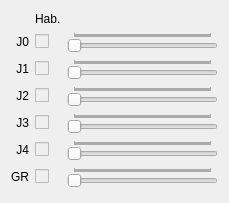
     <widget class="QWidget" name="layoutWidget">
      <property name="geometry">
       <rect>
        <x>0</x>
        <y>21</y>
        <width>229</width>
        <height>203</height>
       </rect>
      </property>
      <layout class="QGridLayout" name="layoutChkESlider">
       <item row="4" column="0">
        <widget class="QLabel" name="lblJ2">
         <property name="text">
          <string>J2</string>
         </property>
         <property name="alignment">
          <set>Qt::AlignRight|Qt::AlignTrailing|Qt::AlignVCenter</set>
         </property>
        </widget>
       </item>
       <item row="2" column="1">
        <widget class="QCheckBox" name="chkJ0">
         <property name="enabled">
          <bool>false</bool>
         </property>
         <property name="text">
          <string/>
         </property>
        </widget>
       </item>
       <item row="4" column="1">
        <widget class="QCheckBox" name="chkJ2">
         <property name="enabled">
          <bool>false</bool>
         </property>
         <property name="text">
          <string/>
         </property>
        </widget>
       </item>
       <item row="3" column="1">
        <widget class="QCheckBox" name="chkJ1">
         <property name="enabled">
          <bool>false</bool>
         </property>
         <property name="text">
          <string/>
         </property>
        </widget>
       </item>
       <item row="3" column="0">
        <widget class="QLabel" name="lblJ1">
         <property name="text">
          <string>J1</string>
         </property>
         <property name="alignment">
          <set>Qt::AlignRight|Qt::AlignTrailing|Qt::AlignVCenter</set>
         </property>
        </widget>
       </item>
       <item row="2" column="0">
        <widget class="QLabel" name="lblJ0">
         <property name="text">
          <string>J0</string>
         </property>
         <property name="alignment">
          <set>Qt::AlignRight|Qt::AlignTrailing|Qt::AlignVCenter</set>
         </property>
        </widget>
       </item>
       <item row="2" column="2">
        <widget class="QSlider" name="sliderJ0">
         <property name="enabled">
          <bool>false</bool>
         </property>
         <property name="maximum">
          <number>9999</number>
         </property>
         <property name="orientation">
          <enum>Qt::Horizontal</enum>
         </property>
         <property name="invertedAppearance">
          <bool>false</bool>
         </property>
         <property name="tickPosition">
          <enum>QSlider::TicksAbove</enum>
         </property>
         <property name="tickInterval">
          <number>25</number>
         </property>
        </widget>
       </item>
       <item row="3" column="2">
        <widget class="QSlider" name="sliderJ1">
         <property name="enabled">
          <bool>false</bool>
         </property>
         <property name="maximum">
          <number>9999</number>
         </property>
         <property name="orientation">
          <enum>Qt::Horizontal</enum>
         </property>
         <property name="tickPosition">
          <enum>QSlider::TicksAbove</enum>
         </property>
         <property name="tickInterval">
          <number>25</number>
         </property>
        </widget>
       </item>
       <item row="4" column="2">
        <widget class="QSlider" name="sliderJ2">
         <property name="enabled">
          <bool>false</bool>
         </property>
         <property name="maximum">
          <number>9999</number>
         </property>
         <property name="orientation">
          <enum>Qt::Horizontal</enum>
         </property>
         <property name="tickPosition">
          <enum>QSlider::TicksAbove</enum>
         </property>
         <property name="tickInterval">
          <number>25</number>
         </property>
        </widget>
       </item>
       <item row="5" column="0">
        <widget class="QLabel" name="lblJ3">
         <property name="text">
          <string>J3</string>
         </property>
         <property name="alignment">
          <set>Qt::AlignRight|Qt::AlignTrailing|Qt::AlignVCenter</set>
         </property>
        </widget>
       </item>
       <item row="5" column="1">
        <widget class="QCheckBox" name="chkJ3">
         <property name="enabled">
          <bool>false</bool>
         </property>
         <property name="text">
          <string/>
         </property>
        </widget>
       </item>
       <item row="5" column="2">
        <widget class="QSlider" name="sliderJ3">
         <property name="enabled">
          <bool>false</bool>
         </property>
         <property name="maximum">
          <number>9999</number>
         </property>
         <property name="orientation">
          <enum>Qt::Horizontal</enum>
         </property>
         <property name="tickPosition">
          <enum>QSlider::TicksAbove</enum>
         </property>
         <property name="tickInterval">
          <number>25</number>
         </property>
        </widget>
       </item>
       <item row="6" column="0">
        <widget class="QLabel" name="lblJ4">
         <property name="text">
          <string>J4</string>
         </property>
         <property name="alignment">
          <set>Qt::AlignRight|Qt::AlignTrailing|Qt::AlignVCenter</set>
         </property>
        </widget>
       </item>
       <item row="6" column="1">
        <widget class="QCheckBox" name="chkJ4">
         <property name="enabled">
          <bool>false</bool>
         </property>
        </widget>
       </item>
       <item row="6" column="2">
        <widget class="QSlider" name="sliderJ4">
         <property name="enabled">
          <bool>false</bool>
         </property>
         <property name="maximum">
          <number>9999</number>
         </property>
         <property name="orientation">
          <enum>Qt::Horizontal</enum>
         </property>
         <property name="tickPosition">
          <enum>QSlider::TicksAbove</enum>
         </property>
         <property name="tickInterval">
          <number>25</number>
         </property>
        </widget>
       </item>
       <item row="7" column="0">
        <widget class="QLabel" name="lblGR">
         <property name="text">
          <string>GR</string>
         </property>
         <property name="alignment">
          <set>Qt::AlignRight|Qt::AlignTrailing|Qt::AlignVCenter</set>
         </property>
        </widget>
       </item>
       <item row="7" column="1">
        <widget class="QCheckBox" name="chkGR">
         <property name="enabled">
          <bool>false</bool>
         </property>
        </widget>
       </item>
       <item row="7" column="2">
        <widget class="QSlider" name="sliderGR">
         <property name="enabled">
          <bool>false</bool>
         </property>
         <property name="maximum">
          <number>9999</number>
         </property>
         <property name="orientation">
          <enum>Qt::Horizontal</enum>
         </property>
         <property name="tickPosition">
          <enum>QSlider::TicksAbove</enum>
         </property>
         <property name="tickInterval">
          <number>25</number>
         </property>
        </widget>
       </item>
       <item row="1" column="1">
        <widget class="QLabel" name="lblHab">
         <property name="minimumSize">
          <size>
           <width>0</width>
           <height>13</height>
          </size>
         </property>
         <property name="maximumSize">
          <size>
           <width>16777215</width>
           <height>13</height>
          </size>
         </property>
         <property name="text">
          <string>Hab.</string>
         </property>
        </widget>
       </item>
      </layout>
      <zorder>chkJ1</zorder>
      <zorder>lblHab</zorder>
      <zorder>lblJ4</zorder>
      <zorder>lblJ0</zorder>
      <zorder>sliderJ0</zorder>
      <zorder>lblJ2</zorder>
      <zorder>sliderJ2</zorder>
      <zorder>chkJ3</zorder>
      <zorder>sliderJ1</zorder>
      <zorder>chkGR</zorder>
      <zorder>chkJ0</zorder>
      <zorder>sliderGR</zorder>
      <zorder>lblJ3</zorder>
      <zorder>chkJ2</zorder>
      <zorder>sliderJ4</zorder>
      <zorder>chkJ4</zorder>
      <zorder>lblGR</zorder>
      <zorder>sliderJ3</zorder>
      <zorder>lblJ1</zorder>
     </widget>
